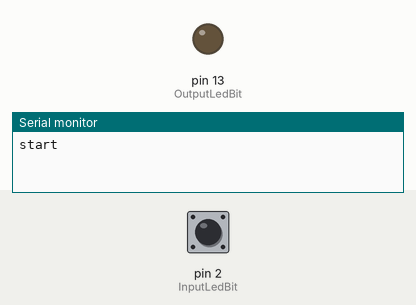
A sketch run on a simulated Arduino Uno, built with avr-gcc and run on an emulated ATmega328P. On the bench: output pins drawn as LEDs (lit = HIGH), the last lines printed to the serial monitor. Inputs (shaded band) come from the test bench; at power-on: pin 2 (InputLedBit) HIGH.

Above: at 1.2 s.
1.3 s: pin 2 (InputLedBit) pulled LOW for 0.15 s
2.9 s: pin 2 (InputLedBit) pulled LOW for 1 s
At 3.7 s:
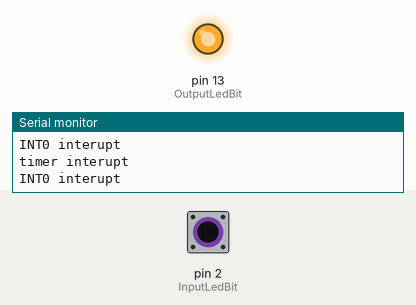
6.9 s: pin 2 (InputLedBit) pulled LOW for 3.2 s
At 9.9 s:
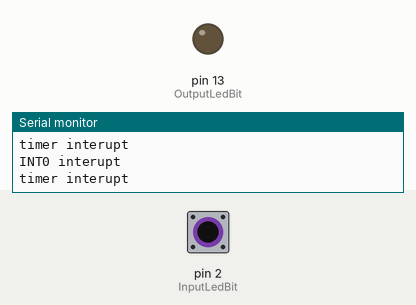
Timing chart, 0 to 11.4 s (numbered marks = the images above; inputs shaded):
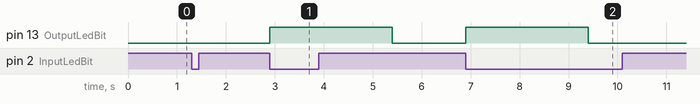

The sketch:

task5.ino
```cpp
#include <avr/io.h>
#include <avr/interrupt.h>

#define InputLedDirection DDRD
#define InputLedRegister PORTD
#define InputPinRegister PIND
#define InputLedBit (1 << 2)

#define OutputLedDirection DDRB
#define OutputLedRegister PORTB
#define OutputLedBit (1 << 5)

#define TimerCompareVal 39062; //2.5 sec

void setup(){
  cli();
  Serial.begin (9600);
  OutputLedDirection |= OutputLedBit;

  InputLedDirection &= ~InputLedBit;
  InputLedRegister |= InputLedBit;
  EICRA |= (1 << ISC01);
  EIMSK |= (1 << INT0);
  sei();
  Serial.println("start");

}

void myDelay(void){
  TCCR1A = 0;
  TCCR1B = 0;
  TCNT1  = 0;
  OCR1A = TimerCompareVal;
  TCCR1B |= (1 << WGM12);
  TIMSK1 |= (1 << OCIE1A);
  TCCR1B |= (1 << CS12) + (1 << CS10);
}

ISR(TIMER1_COMPA_vect) {
  cli();
  Serial.println("timer interupt");
  OutputLedRegister &= ~OutputLedBit;
  TCCR1A = 0;
  TCCR1B = 0;
  sei();
}


ISR(INT0_vect){
  cli();
  Serial.println("INT0 interupt");
  if (!(InputPinRegister & InputLedBit)){
    OutputLedRegister |= OutputLedBit;
    myDelay();
  }
  sei();

}

void loop()

{
  while(1){};
}
```

Measured:
- after the input at 2.9 s, pin 13 (OutputLedBit): LOW → HIGH at once, → LOW 2.5 s later
- after the input at 6.9 s, pin 13 (OutputLedBit): LOW → HIGH at once, → LOW 2.5 s later
